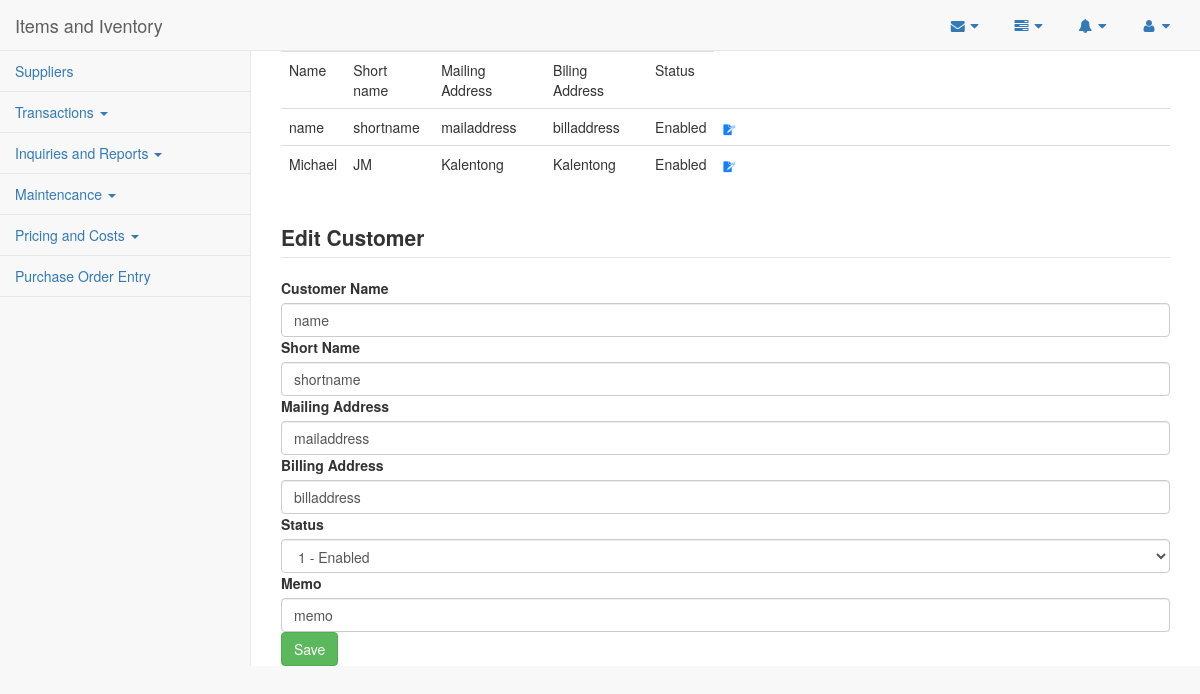
Page /pages/customersedit.php?id=1 on the committed database.
### tables this page shows
CREATE TABLE IF NOT EXISTS `customers` (
`id` int(11) NOT NULL,
  `name` varchar(50) NOT NULL,
  `shortname` varchar(25) NOT NULL,
  `mailaddress` varchar(50) NOT NULL,
  `billaddress` varchar(50) NOT NULL,
  `memo` varchar(100) NOT NULL,
  `status` int(1) NOT NULL
);

CREATE TABLE IF NOT EXISTS `opt_status` (
`id` int(1) NOT NULL,
  `name` varchar(10) NOT NULL
);

### pages/process.php (called while the page is built, shortened)
<?php
function viewOPT_STATUS($conn){
	$sql="SELECT * FROM opt_status";
	$result=mysqli_query($conn, $sql);
	return $result;
}
function editCustomer($conn, $id){
	$sql="SELECT * FROM customers WHERE id='$id'";
	$result=mysqli_query($conn,$sql);
	return $result;
}
function listCustomers($conn){
	$sql="SELECT * FROM customers";
	$result=mysqli_query($conn, $sql);
	return $result;
}
?>

### pages/customersedit.php (the view, shortened to what this page needs)
<!DOCTYPE html>
<html lang="en">
<head>
    <link href="../bower_components/bootstrap/dist/css/bootstrap.min.css" rel="stylesheet">
    <link href="../bower_components/metisMenu/dist/metisMenu.min.css" rel="stylesheet">
    <link href="../dist/css/timeline.css" rel="stylesheet">
    <link href="../dist/css/sb-admin-2.css" rel="stylesheet">
    <link href="../bower_components/morrisjs/morris.css" rel="stylesheet">
    <link href="../bower_components/font-awesome/css/font-awesome.min.css" rel="stylesheet" type="text/css">
</head>
<body>
    <div id="wrapper">
        <nav class="navbar navbar-default navbar-static-top" role="navigation" style="margin-bottom: 0">
            <div class="navbar-header">
                <a class="navbar-brand" href="index.html">Items and Iventory</a>
            </div>
            <ul class="nav navbar-top-links navbar-right">
                <li class="dropdown">
                    <a class="dropdown-toggle" data-toggle="dropdown" href="#">
                        <i class="fa fa-envelope fa-fw"></i>  <i class="fa fa-caret-down"></i>
                    </a>
                </li>
                <li class="dropdown">
                    <a class="dropdown-toggle" data-toggle="dropdown" href="#">
                        <i class="fa fa-tasks fa-fw"></i>  <i class="fa fa-caret-down"></i>
                    </a>
                </li>
                <li class="dropdown">
                    <a class="dropdown-toggle" data-toggle="dropdown" href="#">
                        <i class="fa fa-bell fa-fw"></i>  <i class="fa fa-caret-down"></i>
                    </a>
                </li>
                <li class="dropdown">
                    <a class="dropdown-toggle" data-toggle="dropdown" href="#">
                        <i class="fa fa-user fa-fw"></i>  <i class="fa fa-caret-down"></i>
                    </a>
                </li>
            </ul>
            <div class="navbar-default sidebar" role="navigation">
                <div class="sidebar-nav navbar-collapse">
                    <ul class="nav" id="side-menu">
                    			 <li>
                           			<a href="suppliers.php"><i class="fa-fw"></i> Suppliers</a>
                        		</li>
                                <li class="dropdown">
        							<a href="#" class="dropdown-toggle" data-toggle="dropdown" role="button" aria-haspopup="true" aria-expanded="false"> Transactions <span class="caret"></span></a>
        						</li>
        						<li class="dropdown">
        							<a href="#" class="dropdown-toggle" data-toggle="dropdown" role="button" aria-haspopup="true" aria-expanded="false"> Inquiries and Reports <span class="caret"></span></a>
        						</li>
        						<li class="dropdown">
        							<a href="#" class="dropdown-toggle" data-toggle="dropdown" role="button" aria-haspopup="true" aria-expanded="false"> Maintencance <span class="caret"></span></a>
        						</li>
        						<li class="dropdown">
        							<a href="#" class="dropdown-toggle" data-toggle="dropdown" role="button" aria-haspopup="true" aria-expanded="false"> Pricing and Costs <span class="caret"></span></a>
        						</li>
        						<li>
                           			<a href="purchase.php"><i class="fa-fw"></i> Purchase Order Entry</a>
                        		</li>
                            </ul>
                </div>
            </div>
        </nav>
        <?php
        	include('process.php');
        	$conn1 = connect();
        	$editCustomer=mysqli_fetch_assoc(editCustomer($conn1, $_GET['id']));
        ?>
        <div id="page-wrapper">
            <table class="table">
                <tr>
                    <td>Name</td>
                    <td>Short name</td>
                    <td>Mailing Address</td>
                    <td>Biling Address</td>
                    <td>Status</td>
                </tr>
                <?php
                    $listcustomers=listcustomers($conn1);
                    while($row=mysqli_fetch_assoc($listcustomers)){
                ?>
                <tr>
                    <td><?=$row['name']?></td>
                    <td><?=$row['shortname']?></td>
                    <td><?=$row['mailaddress']?></td>
                    <td><?=$row['billaddress']?></td>
                    <td><?php if($row['status']==1) echo "Enabled"; else echo "Disabled";?></td>
                    <td><a href="<?php echo "customeredit.php?id=".$row['id']?>"><img src="../images/edit.png" width="3%"></a></td>
                </tr>
                <?php
                    }
                ?>
            </table>
        <legend><label>Edit Customer</label></legend>
        <form method="POST">
            <label>Customer Name</label>
            <input type="text" class="form-control" value="<?=$editCustomer['name']?>" name="name">
            <label>Short Name</label>
            <input type="text" class="form-control" value="<?=$editCustomer['shortname']?>" name="shortname">
            <label>Mailing Address</label>
            <input type="text" class="form-control" value="<?=$editCustomer['mailaddress']?>" name="mailaddress">
            <label>Billing Address</label>
            <input type="text" class="form-control" value="<?=$editCustomer['billaddress']?>" name="billaddress">
            <label>Status</label>
       		<select class="form-control" name="status">
      		  <?php
              $OPT_STATUS=viewOPT_STATUS($conn1);
      		  while($row=mysqli_fetch_assoc($OPT_STATUS)){
    	  		  ?>
       		       <option value="<?=$row['id']?>" <?php if($editCustomer['status']==$row['id']) echo "selected";?> ><?=$row['id']?> - <?=$row['name']?></option>
        	   <?php
    	       } ?>
            </select>
            <label>Memo</label></legend>
            <input type="text" class="form-control" value="<?=$editCustomer['memo']?>" name="memo">
            <input type="submit" class="btn btn-success" value="Save" name="save">
        </form>
       </div>
    </div>
</body>
</html>

### rows in the picture
customers: name "name", shortname "shortname", mailaddress "mailaddress", billaddress "billaddress", shows "Enabled", status "1 - Enabled", memo "memo"
customers: name "Michael", shortname "JM", mailaddress "Kalentong", billaddress "Kalentong", status "Enabled"
